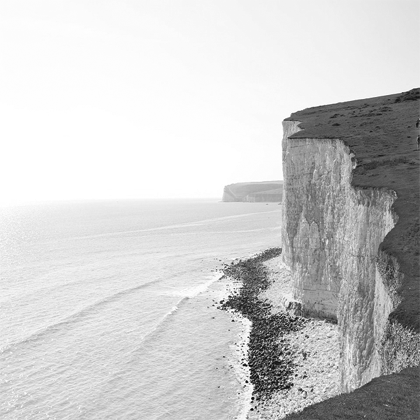
//> input picture KNU4-1_ComputerVision/Assignment8/cliff.bmp, 420 x 420 px
$ ./week10   (built with g++ and OpenCV 4)
//> lines starting //> are read from the running program, lines starting //| are printed output that depends on the picture; after the words box and inside, x2 and y2 are one past the last pixel; in counts of white or black regions, pixels touching at a corner belong together
### KNU4-1_ComputerVision/Assignment8/SIFT_Descriptor.h
#pragma once
#include "SIFT.h"

class SIFT_Desc
{
public:
	SIFT_Desc(float discriptor[8])
	{
		for(int i = 0; i <8; ++i)
			this->discriptor[i] = discriptor[i];
	}
	float discriptor[8];
};

class SIFT_Descriptor
{
public:
	std::vector<SIFT_Desc> SIFT_DescVec;
	void FindDominantOrientation(SIFT_c&sift);
	void MakeDescriptor(SIFT_c&sift);
};

### KNU4-1_ComputerVision/Assignment8/sift.h
#pragma once
#include "opencv2\opencv.hpp"
#include <vector>

class keyPoint
{
public:
	keyPoint(int y, int x, int oct, double sig) : y(y), x(x), octave(oct), sigma(sig){}
	int y;
	int x;
	int octave;
	double sigma;
	float dominantOrient;
};

class Octave
{
public:
	cv::Mat gauImage[6];
	cv::Mat DoG[5];
	int octave;
};

class SIFT_c
{
public:
	std::vector<Octave> octaveVec;
	std::vector<keyPoint> keyPointVec;
	double sig[6];
public:
	void InitSig();
	void MakeOctaveImg(cv::Mat& org);
	void DOG();
	void FindKeyPoint();
	void DrawKeyPoint(cv::Mat &dst);
	int GetSigmaIdx(float sigma)
	{
		for(int i = 0; i < 6; ++i)
			if(sigma == sig[i])
				return i;
	}
};

### KNU4-1_ComputerVision/Assignment8/SIFT_Descriptor.cpp
#include "SIFT_Descriptor.h"

void SIFT_Descriptor::FindDominantOrientation(SIFT_c& sift)
{
	// 에지 히스토그램 개수
	const int SIFT_ORI_HIST_BINS = 36;
	for (int i = 0; i < sift.keyPointVec.size(); i++)
	{
		keyPoint& key = sift.keyPointVec[i];

		/*
		컴퓨터비전 256p
		Hess가 구현한 방법에서는 1.5 x 3 x Sigma를 반올림하여 w를 구한 후
		(2w+1) x (2w+1)의 윈도우를 사용하였다.
		*/
		int radius = 1.5 * 3 * key.sigma;


		std::vector<float> orient;
		std::vector<float> mag;

		// Octave와 Sigma에 맞는 영상으로 처리
		int sigmaIdx = sift.GetSigmaIdx(key.sigma);
		const cv::Mat& img = sift.octaveVec[key.octave].gauImage[sigmaIdx];
		for (int h = -radius; h <= radius; ++h)
		{
			int y = key.y + h;
			if (y <= 0 || y >= img.rows - 1)
				continue;
			for (int w = -radius; w <= radius; w++)
			{
				int x = key.x + w;
				if (x <= 0 || x >= img.cols - 1)
					continue;

				// 픽셀별 dx와 dy를 계산하시오.
				// 물음표에 들어가야할 코드를 입력하시오.
				float dx = (float)(img.at<uchar>(y, x + 1) - img.at<uchar>(y, x - 1));
				float dy = (float)(img.at<uchar>(y + 1, x) - img.at<uchar>(y - 1, x));

				cv::Mat Mag(cv::Size(1, 1), CV_32FC1); // 에지 크기
				cv::Mat Angle(cv::Size(1, 1), CV_32FC1); // 에지 방향

				/*
					CV_EXPORTS_W void cartToPolar(InputArray x, InputArray y,
							  OutputArray magnitude, OutputArray angle,
							  bool angleInDegrees = false)
					x : dx
					y : dy
					magnitude : 에지 크기
					angle : 에지 방향
				*/
				// 에지 방향과 에지 크기를 계산하시오. (위의 함수를 활용)
				// ** 지금부터 코드를 작성하세요. 이 줄은 지우시면 안 됩니다 **

				cv::cartToPolar(dx, dy, Mag, Angle, true);

				// ** 여기까지 코드를 작성하세요. 이 줄은 지우시면 안 됩니다 **

				orient.push_back(Angle.at<double>(0));
				mag.push_back(Mag.at<double>(0));
			}
		}

		float hist[SIFT_ORI_HIST_BINS] = { 0, };
		for (int s = 0; s < orient.size(); ++s)
		{
			//bin = 10도 간격으로 양자화된 에지 방향 값
			int bin = cvRound((SIFT_ORI_HIST_BINS / 360.f) * orient[s]);
			if (bin >= SIFT_ORI_HIST_BINS)
				bin -= SIFT_ORI_HIST_BINS;
			if (bin < 0)
				bin += SIFT_ORI_HIST_BINS;
			hist[bin] += mag[s];
		}

		//
		float maxval = hist[0];
		float maxOri = 0;
		// 값이 최대인 히스토그램 값을 Dominant Orienation으로 설정
		for (int ii = 1; ii < SIFT_ORI_HIST_BINS; ii++)
		{
			if (maxval < hist[ii])
			{
				maxval = hist[ii];
				maxOri = ii;
			}
		}

		key.dominantOrient = maxOri;
	}
}

void SIFT_Descriptor::MakeDescriptor(SIFT_c& sift)
{
	// 에지 히스토그램 개수
	const int SIFT_ORI_HIST_BINS = 8;
	for (int i = 0; i < sift.keyPointVec.size(); ++i)
	{
		keyPoint& key = sift.keyPointVec[i];
		/*
		컴퓨터비전 257p
		Hess가 구현한 방법에서는 siz를 3 x sigma로 설정하였다.
		*/
		int siz = 3 * key.sigma;


		// 36개로 양자화하여 10도씩 에지 히스토그램을 만들어기 때문에
		// 원래 에지를 계산하기 위해서 10을 곱해줌
		float orientation = key.dominantOrient * 10;

		cv::Point beginPoint = cv::Point(key.x - (2 * siz), key.y - (2 * siz));
		cv::Point endPoint = cv::Point(key.x + (2 * siz), key.y + (2 * siz));

		// Octave와 Sigma에 맞는 영상으로 처리
		int sigmaIdx = sift.GetSigmaIdx(key.sigma);
		const cv::Mat& img = sift.octaveVec[key.octave].gauImage[sigmaIdx];

		// 중점에서 회전하는 복합 행렬을 구하시오.
		/*
		CV_EXPORTS_W Mat getRotationMatrix2D( Point2f center, double angle, double scale );
		center : 중점  cv::Point2f로 넘김 ex) cv::Point2f(centerX, centerY)
		angle : 회전 방향
		scale : 스케일(실습에서는 1)
		*/
		cv::Mat m = cv::getRotationMatrix2D(cv::Point2f(img.cols / 2, img.rows / 2), orientation, 1);

		for (int h = beginPoint.y; h < endPoint.y; h += siz)
		{
			for (int w = beginPoint.x; w < endPoint.x; w += siz)
			{
				std::vector<float> orient;
				std::vector<float> mag;
				for (int h2 = h; h2 < h + siz; h2++)
				{
					for (int w2 = w; w2 < w + siz; w2++)
					{
						cv::Mat orgIdx(cv::Size(1, 2), CV_32FC1);

						orgIdx.at<float>(0) = h2;
						orgIdx.at<float>(1) = w2;

						// 복합 동차 행렬 계산
						int rotationIdxY = int(orgIdx.at<float>(0) * m.at<double>(0) + orgIdx.at<float>(1) * m.at<double>(1) + m.at<double>(2));
						int rotationIdxX = int(orgIdx.at<float>(0) * m.at<double>(3) + orgIdx.at<float>(1) * m.at<double>(4) + m.at<double>(5));

						if (rotationIdxX > 0 && rotationIdxX < img.cols - 1
							& rotationIdxY > 0 && rotationIdxY < img.rows - 1)
						{
							// 픽셀별 dx와 dy를 계산하시오.(rotationIdxY와 rotationIdxX를 이용하세요.)
							float dx = (float)(img.at<uchar>(rotationIdxY, rotationIdxX + 1) - img.at<uchar>(rotationIdxY, rotationIdxX - 1));
							float dy = (float)(img.at<uchar>(rotationIdxY + 1, rotationIdxX) - img.at<uchar>(rotationIdxY - 1, rotationIdxX));

							cv::Mat Mag(cv::Size(1, 1), CV_32FC1); // 에지 크기
							cv::Mat Angle(cv::Size(1, 1), CV_32FC1); // 에지 방향

							/*
							CV_EXPORTS_W void cartToPolar(InputArray x, InputArray y,
								  OutputArray magnitude, OutputArray angle,
								bool angleInDegrees = false)
							x : dx
							y : dy
							magnitude : 에지 크기
							angle : 에지 방향
							*/
							// ** 지금부터 코드를 작성하세요. 이 줄은 지우시면 안 됩니다 **

							cv::cartToPolar(dx, dy, Mag, Angle, true);

							// ** 여기까지 코드를 작성하세요. 이 줄은 지우시면 안 됩니다 **

							orient.push_back(Angle.at<double>(0));
							mag.push_back(Mag.at<double>(0));
						}
					}
				}


				float hist[SIFT_ORI_HIST_BINS] = { 0, };
				for (int s = 0; s < orient.size(); ++s)
				{
					//bin = 8단계로 양자화된 에지 방향 값
					int bin = cvRound((SIFT_ORI_HIST_BINS / 360.f) * orient[s]);
					if (bin >= SIFT_ORI_HIST_BINS)
						bin -= SIFT_ORI_HIST_BINS;
					if (bin < 0)
						bin += SIFT_ORI_HIST_BINS;

					hist[bin] += mag[s];

				}

				float sum_of_hist = 0;
				float s = 0;
				// 정규화
				for (int quant_radius = 0; quant_radius < SIFT_ORI_HIST_BINS; ++quant_radius)
				{
					sum_of_hist += hist[quant_radius] * hist[quant_radius];
					s += hist[quant_radius];
				}

				sum_of_hist = sqrt(sum_of_hist);
				s /= sizeof(hist) / sizeof(float);

				for (int quant_radius = 0; quant_radius < SIFT_ORI_HIST_BINS; ++quant_radius)
				{
					if (sum_of_hist != 0)
						hist[quant_radius] = (hist[quant_radius] - s) / sum_of_hist;
				}


				SIFT_Desc des(hist);
				SIFT_DescVec.push_back(des);
			}
		}
	}
}

### KNU4-1_ComputerVision/Assignment8/sift.cpp
#include "SIFT.h"
#include <string>
void SIFT_c::InitSig()
{
	sig[0] = 1.6;
	for(int i = 1; i < 6; ++i)
	{
		sig[i] = sig[i-1] * 1.26;
	}
}


void SIFT_c::MakeOctaveImg(cv::Mat& org)
{
	// 첫번째 영상은 스무딩인 적용되었다고 가정함
	Octave oct;
	oct.octave = octaveVec.size();
	org.copyTo(oct.gauImage[0]);

	// 이외의 이미지에 해당하는 시그마 만큼 가우시안 적용
	/*
	CV_EXPORTS_W void GaussianBlur( InputArray src, OutputArray dst, Size ksize,
                                double sigmaX, double sigmaY = 0,
                                int borderType = BORDER_DEFAULT );
	src - 원본 영상(org)
	dst - 결과 영상(oct.gauImage array)
	ksize - 커널 사이즈
	sigmaX - sigma(sig array)
	*/
	for(int i = 1; i < 6; ++i)
	{
		// 첫번째 이미지 이외의 이미지에 해당하는 시그마 만큼 가우시안 적용하시오.
		// 물음표에 들어가야할 코드를 입력하시오.
		cv::GaussianBlur(org, oct.gauImage[i], cv::Size(), sig[i], sig[i]);
	}

	octaveVec.push_back(oct);
}

void SIFT_c::DOG()
{
	Octave &oct = octaveVec[octaveVec.size()-1];
	for(int i = 1; i < 6; ++i)
	{
		// oct.gauImage array를 이용하여 oct.DoG array에 DOG를 생성하시오.
		// 물음표에 들어가야할 코드를 입력하시오.
		oct.DoG[i-1] = oct.gauImage[i - 1] - oct.gauImage[i];
	}
}

void SIFT_c::FindKeyPoint()
{
	int octIdx = octaveVec.size()-1;
	Octave &oct = octaveVec[octIdx];

	for(int o = 1; o <= 3; ++o)
	{
		for(int h = 1; h < oct.DoG[o].rows - 1; ++h)
		{
			for(int w = 1; w < oct.DoG[o].cols - 1; ++w)
			{
				// 특징점의 값에 문턱값을 적용하여
				// 너무 작은 값은 배제
				if(oct.DoG[o].at<uchar>(h,w) <= 8)
					continue;
				int max_v = oct.DoG[o].at<uchar>(h,w);
				int min_v = oct.DoG[o].at<uchar>(h,w);

				for(int o2 = o-1; o2 <= o+1; ++o2)
				{
					for(int h2 = h - 1; h2 <= h + 1; ++h2)
					{
						for(int w2 = w - 1; w2 <= w + 1; ++w2)
						{
							if(o == o2 && h == h2 && w == w2)
								continue;

							if(oct.DoG[o2].at<uchar>(h2,w2) > max_v)
							{
								max_v = oct.DoG[o2].at<uchar>(h2,w2);
							}

							if(oct.DoG[o2].at<uchar>(h2,w2) < min_v)
							{
								min_v = oct.DoG[o2].at<uchar>(h2,w2);
							}
						}
					}
				}
				//최댓, 최솟값이 현재 좌표이면 키포인트(특징점)으로 판단
				if(max_v == oct.DoG[o].at<uchar>(h,w))
					keyPointVec.push_back(keyPoint(h, w, octIdx, sig[o]));
				if(min_v == oct.DoG[o].at<uchar>(h,w))
					keyPointVec.push_back(keyPoint(h, w, octIdx, sig[o]));
			}
		}
	}
}

void SIFT_c::DrawKeyPoint(cv::Mat &dst)
{
	for(int i = 0; i < keyPointVec.size(); ++i)
	{
		int scale = pow(2, keyPointVec[i].octave);
		circle(dst, cv::Point(keyPointVec[i].x * scale,keyPointVec[i].y)*scale, 3, cv::Scalar(255, 0, 0));
	}
}

### KNU4-1_ComputerVision/Assignment8/week10.cpp
#include "SIFT.h"
#include "SIFT_Descriptor.h"
using namespace cv;
void main()
{
	Mat src;
	/// Load image
	src = imread("Cliff.bmp", cv::IMREAD_GRAYSCALE);
//> src is the input picture: 420 rows x 420 cols, CV_8UC1; min 2, max 255, mean 204.9
	Mat dst;
	cvtColor(src, dst, cv::COLOR_GRAY2BGR);

	SIFT_c sift;
	cv::GaussianBlur(src, src, cv::Size(0, 0), 1.6, 1.6);
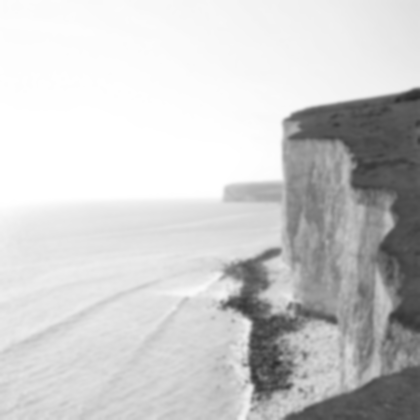
//> src: 420 rows x 420 cols, CV_8UC1; min 43, max 255, mean 204.9

	sift.InitSig();

	sift.MakeOctaveImg(src);
	sift.DOG();
	sift.FindKeyPoint();
//> after the loop in FindKeyPoint, `for(int o = 1; o <= 3; ++o)`: keyPointVec = 23 items

	for(int i = 0; i < 3; ++i)
	{
		int octIdx = sift.octaveVec.size()-1;
		Octave &oct = sift.octaveVec[octIdx];

		cv::Mat resizeMat;
		resize(oct.gauImage[3], resizeMat, cv::Size(oct.gauImage[3].cols/2, oct.gauImage[3].rows/2));
		sift.MakeOctaveImg(resizeMat);
		sift.DOG();
		sift.FindKeyPoint();
	}
//> this loop made 3 passes
//> pass 2, `resize(oct.gauImage[3], resizeMat, cv::Size(oct.gauImage[3].cols/2, oc..`:
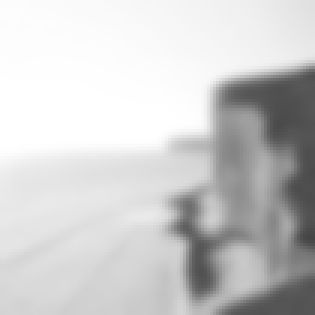
//> resizeMat: 105 rows x 105 cols, CV_8UC1 (shown 3 times larger); min 69, max 255, mean 205.1
//> pass 3, `resize(oct.gauImage[3], resizeMat, cv::Size(oct.gauImage[3].cols/2, oc..`:
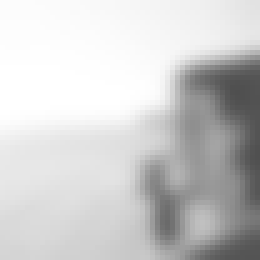
//> resizeMat: 52 rows x 52 cols, CV_8UC1 (shown 5 times larger); min 79, max 255, mean 205.1

	sift.DrawKeyPoint(dst);
//> the loop in DrawKeyPoint, `for(int i = 0; i < keyPointVec.size(); ++i)` made 45 passes
//> scale on passes 1 to 12: 1, 1, 1, 1, 1, 1, 1, 1, 1, 1, 1, 1
//> after the loop in DrawKeyPoint, `for(int i = 0; i < keyPointVec.size(); ++i)`:
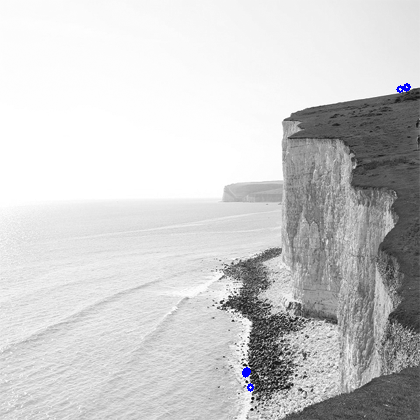
//> dst: 420 rows x 420 cols, CV_8UC3; 0.11% of pixels changed, all inside (x1, y1, x2, y2) = (242, 83, 411, 392)
	imshow("key Point", dst);
	imwrite("Key Point Result image.jpg", dst);

	SIFT_Descriptor descriptor;
	descriptor.FindDominantOrientation(sift);
//> the loop in FindDominantOrientation, `for (int i = 0; i < sift.keyPointVec.size(); i++)` made 45 passes
//> radius on passes 1, 2, 3, 4, 5, 6, 8, 9, 10, 11, 12, 13: 11, 11, 11, 11, 11, 11, 14, 14, 14, 14, 14, 14
//> (radius, key.sigma) on passes 7, 24, 31, 40, 42: (14, 3.2), (11, 2.54), (14, 3.2), (11, 2.54), (14, 3.2)
	descriptor.MakeDescriptor(sift);
//> the loop in MakeDescriptor, `for (int i = 0; i < sift.keyPointVec.size(); ++i)` made 45 passes
//> (siz, orientation, beginPoint, endPoint, m) on passes 2, 3, 4, 5, 6, 8, 9: (7, 180, Point(233, 356), Point(261, 384), [[-1, 1.22e-16, 420], [-1.22e-16, -1, 420]]), (7, 180, Point(232, 357), Point(260, 385), [[-1, 1.22e-16, 420], [-1.22e-16, -1, 420]]), (7, 180, Point(233, 357), Point(261, 385), [[-1, 1.22e-16, 420], [-1.22e-16, -1, 420]]), (7, 180, Point(236, 372), Point(264, 400), [[-1, 1.22e-16, 420], [-1.22e-16, -1, 420]]), (7, 180, Point(236, 374), Point(264, 402), [[-1, 1.22e-16, 420], [-1.22e-16, -1, 420]]), (9, 250, Point(389, 68), Point(425, 104), [[-0.342, -0.94, 479.2], [0.94, -0.342, 84.49]]), (9, 250, Point(388, 69), Point(424, 105), [[-0.342, -0.94, 479.2], [0.94, -0.342, 84.49]])
//> (siz, orientation, beginPoint, endPoint, key.sigma, m) on passes 1, 7, 24, 31, 40, 42: (7, 180, Point(232, 356), Point(260, 384), 2.54, [[-1, 1.22e-16, 420], [-1.22e-16, -1, 420]]), (9, 250, Point(388, 68), Point(424, 104), 3.2, [[-0.342, -0.94, 479.2], [0.94, -0.342, 84.49]]), (7, 240, Point(101, 129), Point(129, 157), 2.54, [[-0.5, -0.866, 248.4], [0.866, -0.5, 66.57]]), (9, 250, Point(97, 124), Point(133, 160), 3.2, [[-0.342, -0.94, 239.6], [0.94, -0.342, 42.24]]), (7, 250, Point(56, 59), Point(84, 87), 2.54, [[-0.342, -0.94, 118.6], [0.94, -0.342, 20.92]]), (9, 250, Point(52, 53), Point(88, 89), 3.2, [[-0.342, -0.94, 118.6], [0.94, -0.342, 20.92]])
//> after the loop in MakeDescriptor, `for (int i = 0; i < sift.keyPointVec.size(); ++i)`: SIFT_DescVec = 720 items

	// 첫번째 기술자만 프린트함
	for (int i = 0; i < 4; ++i)
	{
		for (int j = 0; j < 4; ++j)
		{
			for (int z = 0; z < 8; ++z)
			{
				std::cout << descriptor.SIFT_DescVec[i * 4 + j].discriptor[z] << " ";
			}
			std::cout << std::endl;
		}
	}

	cv::waitKey();
}
